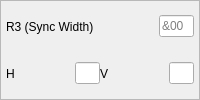
          <widget class="QFrame" name="r3">
           <property name="sizePolicy">
            <sizepolicy hsizetype="Preferred" vsizetype="Preferred">
             <horstretch>0</horstretch>
             <verstretch>0</verstretch>
            </sizepolicy>
           </property>
           <property name="minimumSize">
            <size>
             <width>0</width>
             <height>0</height>
            </size>
           </property>
           <property name="baseSize">
            <size>
             <width>0</width>
             <height>0</height>
            </size>
           </property>
           <property name="frameShape">
            <enum>QFrame::StyledPanel</enum>
           </property>
           <layout class="QVBoxLayout" name="verticalLayout_10">
            <property name="spacing">
             <number>-1</number>
            </property>
            <property name="leftMargin">
             <number>5</number>
            </property>
            <property name="topMargin">
             <number>5</number>
            </property>
            <property name="rightMargin">
             <number>5</number>
            </property>
            <property name="bottomMargin">
             <number>5</number>
            </property>
            <item>
             <widget class="QWidget" name="reg" native="true">
              <property name="sizePolicy">
               <sizepolicy hsizetype="Minimum" vsizetype="Preferred">
                <horstretch>0</horstretch>
                <verstretch>0</verstretch>
               </sizepolicy>
              </property>
              <layout class="QHBoxLayout" name="horizontalLayout_21">
               <property name="spacing">
                <number>0</number>
               </property>
               <property name="leftMargin">
                <number>0</number>
               </property>
               <property name="topMargin">
                <number>0</number>
               </property>
               <property name="rightMargin">
                <number>0</number>
               </property>
               <property name="bottomMargin">
                <number>0</number>
               </property>
               <item>
                <widget class="QLabel" name="lbl_r3">
                 <property name="sizePolicy">
                  <sizepolicy hsizetype="Minimum" vsizetype="Preferred">
                   <horstretch>0</horstretch>
                   <verstretch>0</verstretch>
                  </sizepolicy>
                 </property>
                 <property name="text">
                  <string>R3 (Sync Width)</string>
                 </property>
                </widget>
               </item>
               <item>
                <widget class="QLineEdit" name="txt_r3">
                 <property name="sizePolicy">
                  <sizepolicy hsizetype="Fixed" vsizetype="Fixed">
                   <horstretch>0</horstretch>
                   <verstretch>0</verstretch>
                  </sizepolicy>
                 </property>
                 <property name="minimumSize">
                  <size>
                   <width>30</width>
                   <height>0</height>
                  </size>
                 </property>
                 <property name="maximumSize">
                  <size>
                   <width>35</width>
                   <height>16777215</height>
                  </size>
                 </property>
                 <property name="inputMask">
                  <string notr="true"/>
                 </property>
                 <property name="maxLength">
                  <number>4</number>
                 </property>
                 <property name="placeholderText">
                  <string>&amp;00</string>
                 </property>
                </widget>
               </item>
              </layout>
             </widget>
            </item>
            <item>
             <widget class="QWidget" name="r3_breakout" native="true">
              <property name="sizePolicy">
               <sizepolicy hsizetype="Minimum" vsizetype="Preferred">
                <horstretch>0</horstretch>
                <verstretch>0</verstretch>
               </sizepolicy>
              </property>
              <layout class="QHBoxLayout" name="horizontalLayout_27">
               <property name="spacing">
                <number>0</number>
               </property>
               <property name="leftMargin">
                <number>0</number>
               </property>
               <property name="topMargin">
                <number>0</number>
               </property>
               <property name="rightMargin">
                <number>0</number>
               </property>
               <property name="bottomMargin">
                <number>0</number>
               </property>
               <item>
                <widget class="QLabel" name="r3_h">
                 <property name="sizePolicy">
                  <sizepolicy hsizetype="Minimum" vsizetype="Preferred">
                   <horstretch>0</horstretch>
                   <verstretch>0</verstretch>
                  </sizepolicy>
                 </property>
                 <property name="text">
                  <string>H</string>
                 </property>
                </widget>
               </item>
               <item>
                <widget class="QLineEdit" name="txt_hsync_width">
                 <property name="sizePolicy">
                  <sizepolicy hsizetype="Fixed" vsizetype="Fixed">
                   <horstretch>0</horstretch>
                   <verstretch>0</verstretch>
                  </sizepolicy>
                 </property>
                 <property name="maximumSize">
                  <size>
                   <width>25</width>
                   <height>16777215</height>
                  </size>
                 </property>
                 <property name="inputMask">
                  <string/>
                 </property>
                 <property name="maxLength">
                  <number>32767</number>
                 </property>
                </widget>
               </item>
               <item>
                <widget class="QLabel" name="r3_v">
                 <property name="sizePolicy">
                  <sizepolicy hsizetype="Minimum" vsizetype="Preferred">
                   <horstretch>0</horstretch>
                   <verstretch>0</verstretch>
                  </sizepolicy>
                 </property>
                 <property name="text">
                  <string>V</string>
                 </property>
                </widget>
               </item>
               <item>
                <widget class="QLineEdit" name="txt_vsync_width">
                 <property name="sizePolicy">
                  <sizepolicy hsizetype="Fixed" vsizetype="Fixed">
                   <horstretch>0</horstretch>
                   <verstretch>0</verstretch>
                  </sizepolicy>
                 </property>
                 <property name="maximumSize">
                  <size>
                   <width>25</width>
                   <height>16777215</height>
                  </size>
                 </property>
                 <property name="inputMask">
                  <string/>
                 </property>
                 <property name="text">
                  <string/>
                 </property>
                 <property name="maxLength">
                  <number>32767</number>
                 </property>
                </widget>
               </item>
              </layout>
             </widget>
            </item>
           </layout>
          </widget>
